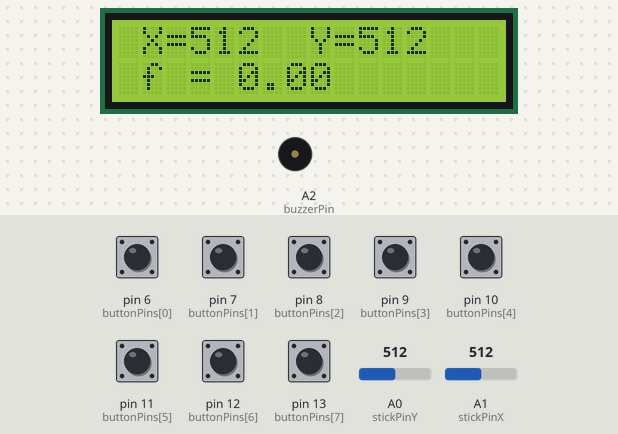
Bench run of a sketch on a simulated Arduino Uno, built with avr-gcc and run on an emulated ATmega328P. Parts: 16×2 character LCD, buzzer (waves = sounding). Inputs (shaded band) come from the test bench; at power-on: pin 6 (buttonPins[0]), pin 7 (buttonPins[1]), pin 8 (buttonPins[2]), pin 9 (buttonPins[3]), pin 10 (buttonPins[4]), pin 11 (buttonPins[5]), pin 12 (buttonPins[6]), pin 13 (buttonPins[7]) LOW, A0 (stickPinY) = 512, A1 (stickPinX) = 512.

Above: at 1.88 s.
2.3 s: pin 6 (buttonPins[0]) pulled HIGH for 1 s
At 2.86 s:
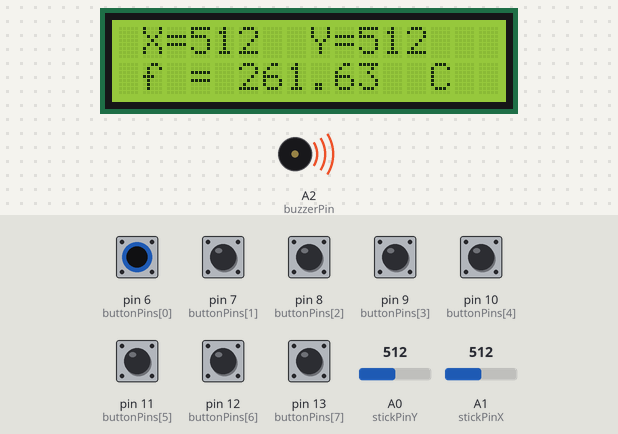
3.9 s: pin 7 (buttonPins[1]) pulled HIGH for 1 s
At 4.51 s:
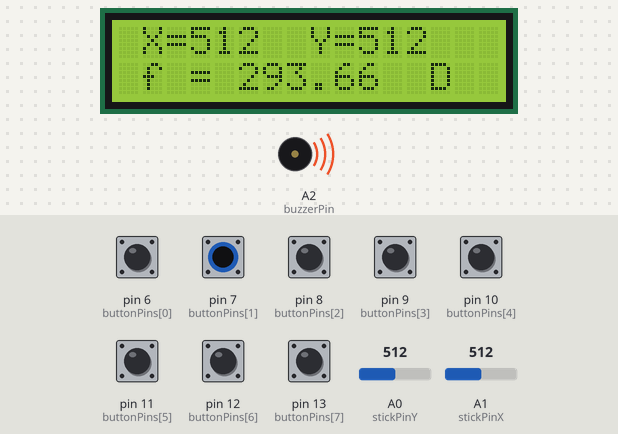
5.5 s: pin 8 (buttonPins[2]) pulled HIGH for 1 s
At 6.16 s:
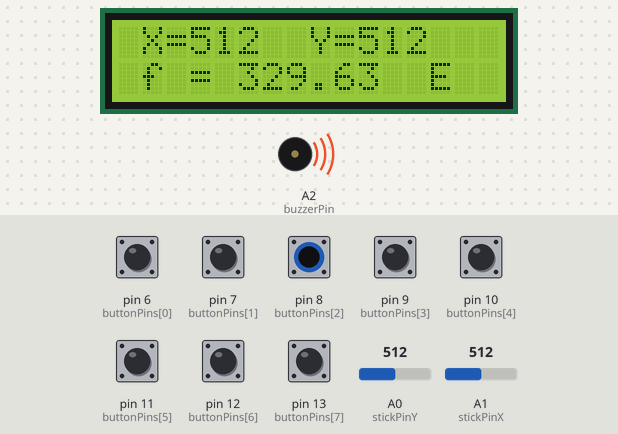
7.1 s: pin 9 (buttonPins[3]) pulled HIGH for 1 s
At 7.81 s:
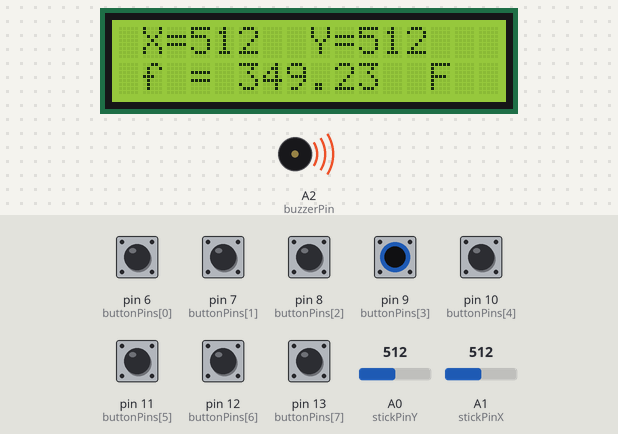
8.7 s: pin 10 (buttonPins[4]) pulled HIGH for 1 s
At 9.46 s:
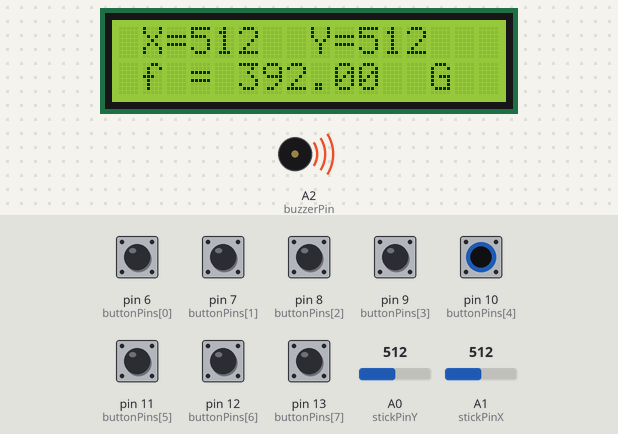
10.3 s: pin 11 (buttonPins[5]) pulled HIGH for 1 s
At 11.1 s:
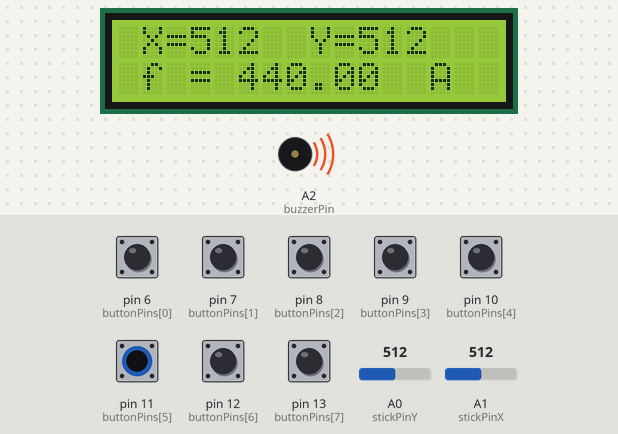
Timing chart, 0 to 12.9 s (numbered marks = the images above; inputs shaded):
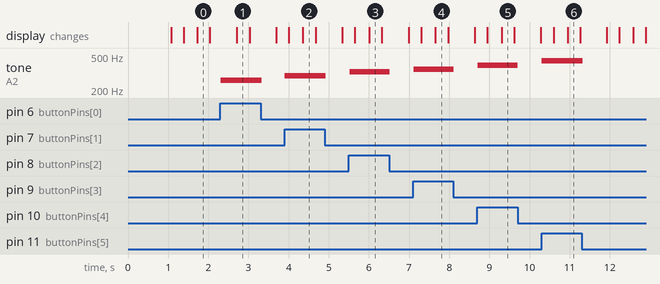

Measured:
- after the input at 2.3 s, tone on A2 (buzzerPin): silent → 261 Hz at once, → silent 1.0 s later; the display: changes after 0.41 s (image 1)
- after the input at 3.9 s, tone on A2 (buzzerPin): silent → 293 Hz at once, → silent 1.0 s later; the display: first differs from a run without the input after 0.46 s (image 2)
- after the input at 5.5 s, tone on A2 (buzzerPin): silent → 329 Hz at once, → silent 0.99 s later; the display: first differs from a run without the input after 0.51 s (image 3)
- after the input at 7.1 s, tone on A2 (buzzerPin): silent → 349 Hz at once, → silent 0.99 s later; the display: first differs from a run without the input after 0.55 s (image 4)
- after the input at 8.7 s, tone on A2 (buzzerPin): silent → 391 Hz at once, → silent 0.99 s later; the display: first differs from a run without the input after 0.60 s (image 5)
- after the input at 10.3 s, tone on A2 (buzzerPin): silent → 440 Hz at once, → silent 1.0 s later; the display: first differs from a run without the input after 0.65 s (image 6)

The sketch:

keyboard.ino
```cpp
#include <LiquidCrystal.h>
#define BASEFREQUENCY 440.0
#define SHARP 1
#define NATURAL 0
#define FLAT -1
LiquidCrystal lcd(0, 1, 2, 3, 4, 5);

const int buttonPins[8] = {6, 7, 8, 9, 10, 11, 12, 13};
const int stickPinY = A0;
const int stickPinX = A1;
const int buzzerPin = A2;
int valueY = 0;
int valueX = 0;

int frequencyIndex = -1;
float frequency[8];
float f = 0.0;
char noteName[8] = {'C', 'D', 'E', 'F', 'G', 'A', 'B', 'C'};

void setup() {
  for (int i = 0; i < 8; ++i){
    pinMode(buttonPins[i], INPUT);
  }
  pinMode(stickPinY, INPUT);
  pinMode(stickPinX, INPUT);

  int index = 0;
  for (int i = 0; i < 12; ++i){
    if (i==1 || i==3 || i==6 || i==8 || i==10){
      continue;
    }
    frequency[index] = BASEFREQUENCY * pow(2, (i-9)/12.0);
    ++index;
  }
  frequency[7] = shiftHigh(frequency[0]);

  lcd.begin(16, 2);
  lcd.print("Buttons&Joystick");
  lcd.setCursor(0, 1);
  lcd.print("    Keyboard    ");

  delay(1000);
  lcd.clear();
}

void loop() {

  valueY = analogRead(stickPinY);
  valueX = analogRead(stickPinX);

  lcd.setCursor(0, 0);
  lcd.print(" X=");
  lcd.print(valueX);

  lcd.setCursor(7, 0);
  lcd.print(" Y=");
  lcd.print(valueY);

  for (int i = 0; i < 8; ++i){
    if (digitalRead(buttonPins[i]) == 1){
      frequencyIndex = i;
      break;
    }
  }

  if (frequencyIndex == -1){
    printFrequency(0.00);
    noTone(buzzerPin);
  }else{
    makeSoundAndLcd(frequencyIndex);
    frequencyIndex = -1;
  }

  delay(20);
  lcd.clear();
}


void makeSoundAndLcd(int index){
  f = frequency[index];
  if (valueX > 562 && valueY < 462){
    f = shiftHighSharp(f);
    printLcd(f, index, SHARP);
  }else if (valueX > 562 && valueY > 562) {
    f = shiftHighFlat(f);
    printLcd(f, index, FLAT);
  }else if (valueX < 462 && valueY < 462) {
    f = shiftLowSharp(f);
    printLcd(f, index, SHARP);
  }else if (valueX < 462 && valueY > 562) {
    f = shiftLowFlat(f);
    printLcd(f, index, FLAT);
  }else if (valueX > 562){
    f = shiftHigh(f);
    printLcd(f, index, NATURAL);
  }else if (valueX < 462) {
    f = shiftLow(f);
    printLcd(f, index, NATURAL);
  }else if (valueY < 462) {
    f = sharp(f);
    printLcd(f, index, SHARP);
  }else if (valueY > 562) {
    f = flat(f);
    printLcd(f, index, FLAT);
  }else {
    f = frequency[index];
    printLcd(f, index, NATURAL);
  }
  tone(buzzerPin, int(f), 50);
}

float shiftHighSharp(float f){
  f = shiftHigh(f);
  f = sharp(f);
  return f;
}

float shiftHighFlat(float f){
  f = shiftHigh(f);
  f = flat(f);
  return f;
}

float shiftLowSharp(float f){
  f = shiftLow(f);
  f = sharp(f);
  return f;
}

float shiftLowFlat(float f){
  f = shiftLow(f);
  f = flat(f);
  return f;
}

float shiftHigh(float f){
  return 2.0*f;
}

float shiftLow(float f){
  return 0.5*f;
}

float sharp(float f){
  return pow(2, 1/12.0)*f;
}

float flat(float f){
  return pow(2, -1/12.0)*f;
}

void printLcd(float f, int index, int state){
  printFrequency(f);
  printNoteName(index, state);
}

void printFrequency(float f){
  lcd.setCursor(0, 1);
  lcd.print(" f = ");
  lcd.print(f);
}

void printNoteName(int index, int state){
  lcd.setCursor(13, 1);
  lcd.print(noteName[index]);
  if (state == 1){
    lcd.print('#');
  }
  if (state == -1){
    lcd.print('b');
  }
}
```
